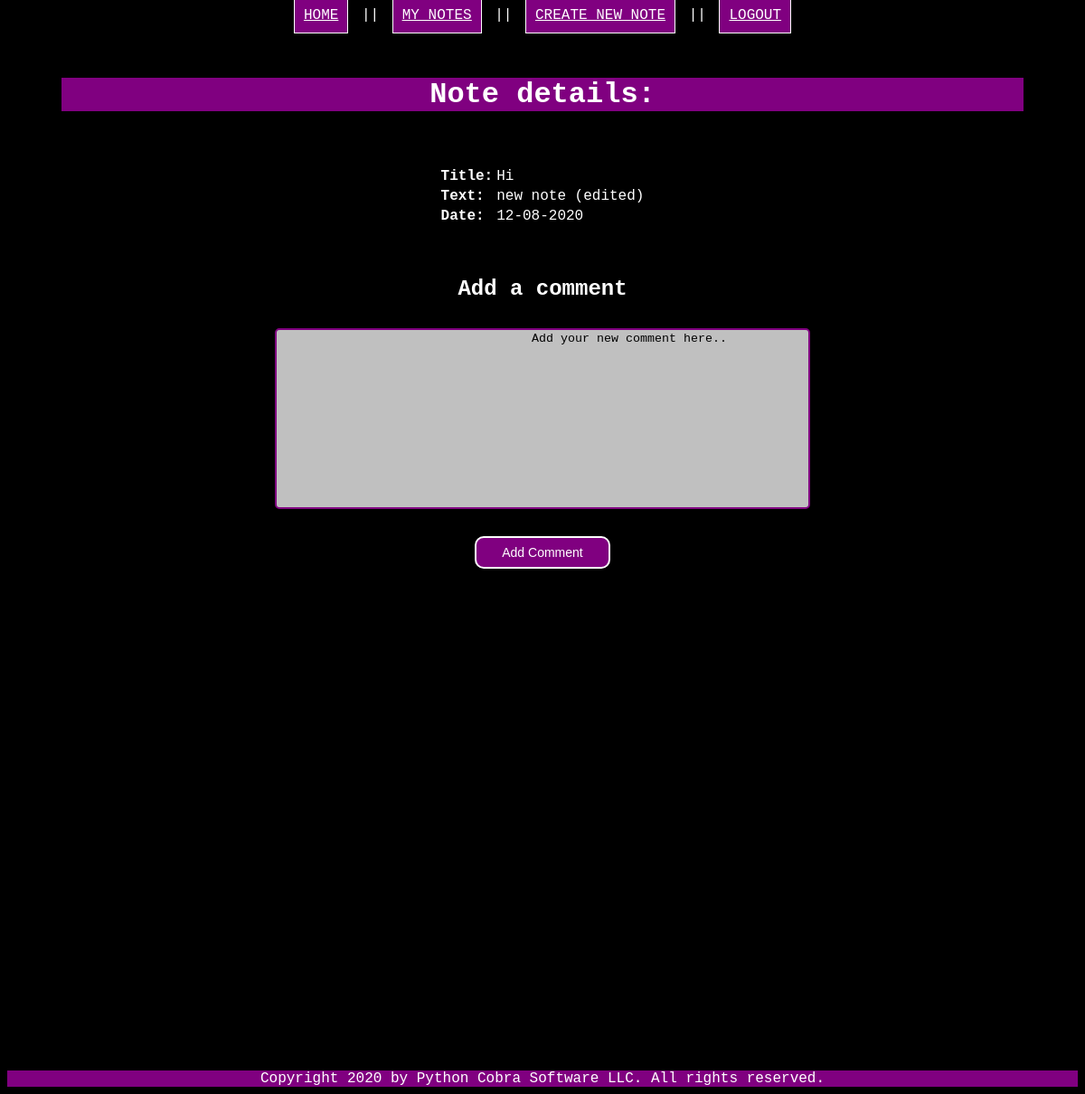
/notes/1 (signed in), run on an earlier commit of the app's database.
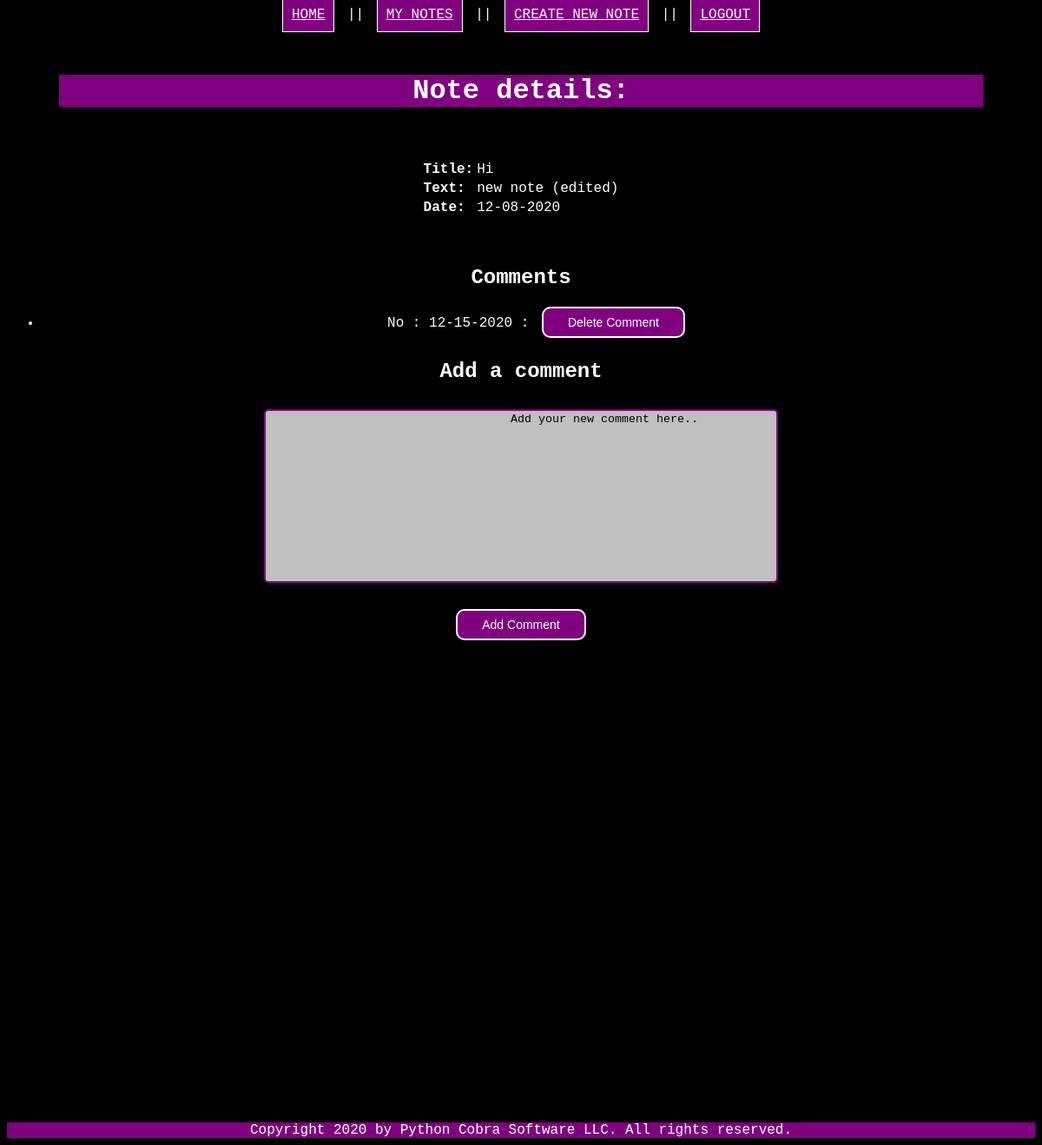
And on a later commit of the database.
### models.py (models this page shows, shortened)
class Comment(db.Model):
    id = db.Column("id", db.Integer, primary_key=True)
    text = db.Column("text", db.String(100))
    date = db.Column("date", db.String(50))
    note_id = db.Column(db.Integer, db.ForeignKey("note.id"), nullable=False)
    user_id = db.Column(db.Integer, db.ForeignKey("user.id"), nullable=False)

### PyPad.py (the view)
@app.route('/notes/<note_id>')
def get_note(note_id):
    if session.get('user'):
        user_note = db.session.query(Note).filter_by(id=note_id).one()
        return render_template('note.html', note=user_note, user = session['user'])
    else:
        return redirect(url_for('get_notes'))

### templates/note.html (shortened to what this page needs)
<!DOCTYPE html>
<html lang="en">
    <head>
        <link rel="stylesheet" href="{{ url_for('static', filename='design.css') }}">
    </head>
    <body>
		 <nav class="nav_bar">
		<a href="{{url_for('index')}}" class="nav_button">Home</a> ||
		<a href="{{url_for('get_notes')}}" class="nav_button"><u>My notes</u></a> ||
		<a href="{{url_for('new_note')}}" class="nav_button"><u>Create new note</u></a> ||
		{% if user %}
        <a href="{{ url_for('logout') }}" class="nav_button"> Logout</a>
		{% else %}
		<a href="{{url_for('createAccount')}}" class="nav_button">Create Account</a> ||
		<a href="{{url_for('login')}}" class="nav_button">Login</a>
		{% endif %}
		</nav>
    <main>
            <h1>Note details: </h1>
        <table id="note_entry">
            <tr>
                <th>Title:</th>
                <h3><td>{{ note.title }}</td></h3>
            </tr>
            <tr>
                <th>Text:</th>
                <td>{{ note.text }}</td>
            </tr>
            <tr>
                <th>Date:</th>
                 <td>{{ note.date }}</td
            </tr>
        </table>
				{% if note.comments %}
					{% if note.comments | length > 0 %}
						<h2>Comments</h2>
						<ul>
						{% for comment in note.comments %}
							<form action="{{url_for('delete_comment', note_id=note.id, comment_id=comment.id)}}", method="post">
							<li>{{comment.text}}  :  {{comment.date}}    :
							<input type="submit" value="Delete Comment" class="basic_button"/></li>
							</form>
						{% endfor %}
						</ul>
					{% endif %}
				{% endif %}
		<form action="{{ url_for('new_comment', note_id=note.id)}}", method="post">
		<h2>Add a comment</h2>
		<textarea class="text_area" name="commentText" rows="6" cols="0">
			Add your new comment here..
		</textarea>
		<br>
		<input type="submit" value="Add Comment" class="basic_button"/>
		</form>
    </main>
    <footer>
		Copyright 2020 by Python Cobra Software LLC. All rights reserved.
	</footer>
    </body>
</html>

What changed in the data, as far as the page shows it:
added Comment: text "No", date "12-15-2020"
Also different on the page:
text now shown: "Comments"
